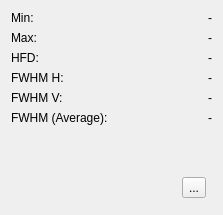
<?xml version="1.0" encoding="UTF-8"?>
<ui version="4.0">
 <class>StarDetailsPanel</class>
 <widget class="QWidget" name="StarDetailsPanel">
  <property name="geometry">
   <rect>
    <x>0</x>
    <y>0</y>
    <width>223</width>
    <height>215</height>
   </rect>
  </property>
  <property name="windowTitle">
   <string>Form</string>
  </property>
  <layout class="QGridLayout" name="gridLayout_2">
   <item row="0" column="0">
    <layout class="QGridLayout" name="gridLayout">
     <item row="3" column="1">
      <widget class="QLabel" name="lblFwhmHorz">
       <property name="text">
        <string>-</string>
       </property>
       <property name="alignment">
        <set>Qt::AlignRight|Qt::AlignTrailing|Qt::AlignVCenter</set>
       </property>
      </widget>
     </item>
     <item row="5" column="1">
      <widget class="QLabel" name="lblFwhmAverage">
       <property name="text">
        <string>-</string>
       </property>
       <property name="alignment">
        <set>Qt::AlignRight|Qt::AlignTrailing|Qt::AlignVCenter</set>
       </property>
      </widget>
     </item>
     <item row="2" column="0">
      <widget class="QLabel" name="label_3">
       <property name="toolTip">
        <string>Half-Flux Diameter value of the selected star.</string>
       </property>
       <property name="text">
        <string>HFD:</string>
       </property>
      </widget>
     </item>
     <item row="4" column="0">
      <widget class="QLabel" name="label_5">
       <property name="toolTip">
        <string>Vertical Full Width Half Maximum value of the selected star.</string>
       </property>
       <property name="text">
        <string>FWHM V:</string>
       </property>
      </widget>
     </item>
     <item row="1" column="0">
      <widget class="QLabel" name="label_2">
       <property name="toolTip">
        <string>Maximum pixel value of the selected star.</string>
       </property>
       <property name="text">
        <string>Max:</string>
       </property>
      </widget>
     </item>
     <item row="2" column="1">
      <widget class="QLabel" name="lblHfd">
       <property name="text">
        <string>-</string>
       </property>
       <property name="alignment">
        <set>Qt::AlignRight|Qt::AlignTrailing|Qt::AlignVCenter</set>
       </property>
      </widget>
     </item>
     <item row="0" column="0">
      <widget class="QLabel" name="label">
       <property name="toolTip">
        <string>Minimum pixel value of the selected star.</string>
       </property>
       <property name="text">
        <string>Min:</string>
       </property>
      </widget>
     </item>
     <item row="0" column="1">
      <widget class="QLabel" name="lblMin">
       <property name="text">
        <string>-</string>
       </property>
       <property name="alignment">
        <set>Qt::AlignRight|Qt::AlignTrailing|Qt::AlignVCenter</set>
       </property>
      </widget>
     </item>
     <item row="1" column="1">
      <widget class="QLabel" name="lblMax">
       <property name="text">
        <string>-</string>
       </property>
       <property name="alignment">
        <set>Qt::AlignRight|Qt::AlignTrailing|Qt::AlignVCenter</set>
       </property>
      </widget>
     </item>
     <item row="5" column="0">
      <widget class="QLabel" name="label_6">
       <property name="toolTip">
        <string>Average Full Width Half Maximum value (FWHM H and FWHM V) of the selected star.</string>
       </property>
       <property name="text">
        <string>FWHM (Average):</string>
       </property>
      </widget>
     </item>
     <item row="3" column="0">
      <widget class="QLabel" name="label_4">
       <property name="toolTip">
        <string>Horizontal Full Width Half Maximum value of the selected star.</string>
       </property>
       <property name="text">
        <string>FWHM H:</string>
       </property>
      </widget>
     </item>
     <item row="4" column="1">
      <widget class="QLabel" name="lblFwhmVert">
       <property name="text">
        <string>-</string>
       </property>
       <property name="alignment">
        <set>Qt::AlignRight|Qt::AlignTrailing|Qt::AlignVCenter</set>
       </property>
      </widget>
     </item>
     <item row="6" column="0">
      <spacer name="verticalSpacer">
       <property name="orientation">
        <enum>Qt::Vertical</enum>
       </property>
       <property name="sizeHint" stdset="0">
        <size>
         <width>20</width>
         <height>40</height>
        </size>
       </property>
      </spacer>
     </item>
    </layout>
   </item>
   <item row="1" column="0">
    <layout class="QGridLayout" name="gridLayout_3" rowstretch="0" columnstretch="0,0" rowminimumheight="0" columnminimumwidth="0,0">
     <property name="leftMargin">
      <number>6</number>
     </property>
     <property name="topMargin">
      <number>6</number>
     </property>
     <property name="rightMargin">
      <number>6</number>
     </property>
     <property name="bottomMargin">
      <number>6</number>
     </property>
     <item row="0" column="1">
      <widget class="QToolButton" name="toolButton">
       <property name="toolTip">
        <string>Show values in big font.</string>
       </property>
       <property name="text">
        <string>...</string>
       </property>
       <property name="icon">
        <iconset resource="../../../resources/res.qrc">
         <normaloff>:/res/fwhm_big.ico</normaloff>:/res/fwhm_big.ico</iconset>
       </property>
       <property name="iconSize">
        <size>
         <width>32</width>
         <height>32</height>
        </size>
       </property>
       <property name="shortcut">
        <string>Ctrl+S</string>
       </property>
       <property name="checkable">
        <bool>true</bool>
       </property>
      </widget>
     </item>
     <item row="0" column="0">
      <spacer name="horizontalSpacer">
       <property name="orientation">
        <enum>Qt::Horizontal</enum>
       </property>
       <property name="sizeHint" stdset="0">
        <size>
         <width>40</width>
         <height>20</height>
        </size>
       </property>
      </spacer>
     </item>
    </layout>
   </item>
  </layout>
 </widget>
 <resources>
  <include location="../../../resources/res.qrc"/>
 </resources>
 <connections/>
</ui>
